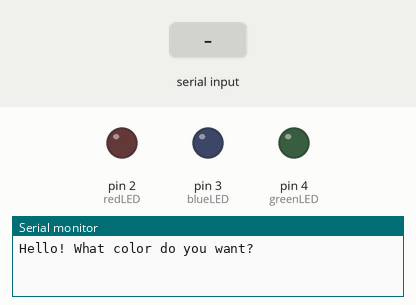
Simulated run of this sketch. Board: Arduino Uno, built with avr-gcc and run on an emulated ATmega328P. Parts: output pins drawn as LEDs (lit = HIGH), the last lines printed to the serial monitor. Inputs (shaded band) come from the test bench.

Above: at 1.2 s.
1.3 s: "red" received over Serial
At 3.3 s:
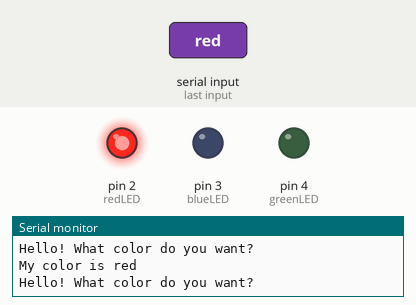
3.8 s: "blue" received over Serial
At 5.2 s:
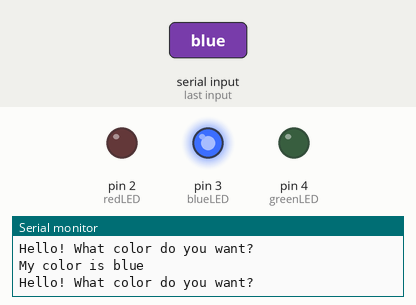
6.3 s: "green" received over Serial
At 8.3 s:
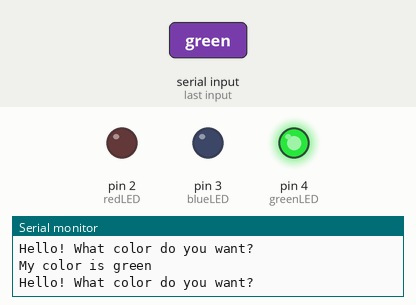
Timing chart, 0 to 9.8 s (numbered marks = the images above; inputs shaded):
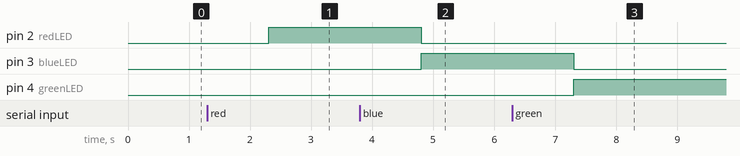

The sketch:

14._String_Data__in_Serial_Monitor_with_LED.ino
```cpp
String myColor;
String msg1="Hello! What color do you want?";
String msg2="My color is ";
int redLED=2,blueLED=3,greenLED=4;

void setup() {
  // put your setup code here, to run once:
Serial.begin(9600);
pinMode(redLED,OUTPUT);
pinMode(blueLED,OUTPUT);
pinMode(greenLED,OUTPUT);
}

void loop() {
  // put your main code here, to run repeatedly:
Serial.println(msg1);
while(Serial.available()==0)
{

}
myColor=Serial.readString();
Serial.print(msg2);
Serial.println(myColor);
Serial.println();
if(myColor=="red" || myColor=="pula")
{
  digitalWrite(redLED,HIGH);
  digitalWrite(blueLED,LOW);
  digitalWrite(greenLED,LOW);
}
else if(myColor=="blue" || myColor=="asul")
{
  digitalWrite(redLED,LOW);
  digitalWrite(blueLED,HIGH);
  digitalWrite(greenLED,LOW);
}
else if(myColor=="green" || myColor=="berde")
{
  digitalWrite(redLED,LOW);
  digitalWrite(blueLED,LOW);
  digitalWrite(greenLED,HIGH);
}
else if(myColor=="none" || myColor=="wala")
{
  digitalWrite(redLED,LOW);
  digitalWrite(blueLED,LOW);
  digitalWrite(greenLED,LOW);
}
else
{
  Serial.println("Warning! Color is not available.");
  Serial.println();
}
}
```

Measured:
- after the input at 1.3 s, pin 2 (redLED): LOW → HIGH after 1.0 s
- after the input at 3.8 s, pin 2 (redLED): HIGH → LOW after 1.0 s; pin 3 (blueLED): LOW → HIGH after 1.0 s
- after the input at 6.3 s, pin 3 (blueLED): HIGH → LOW after 1.0 s; pin 4 (greenLED): LOW → HIGH after 1.0 s
